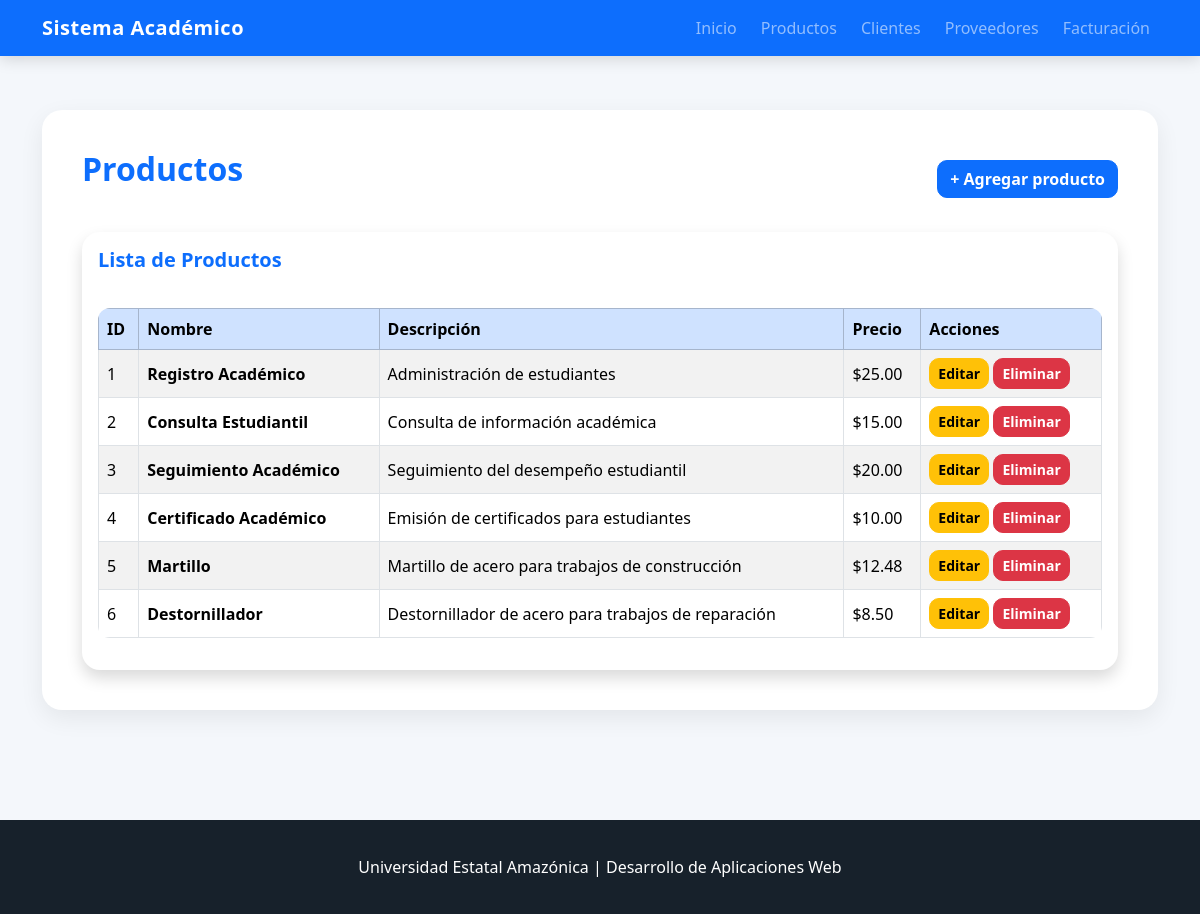
Before: /productos with the older database file.
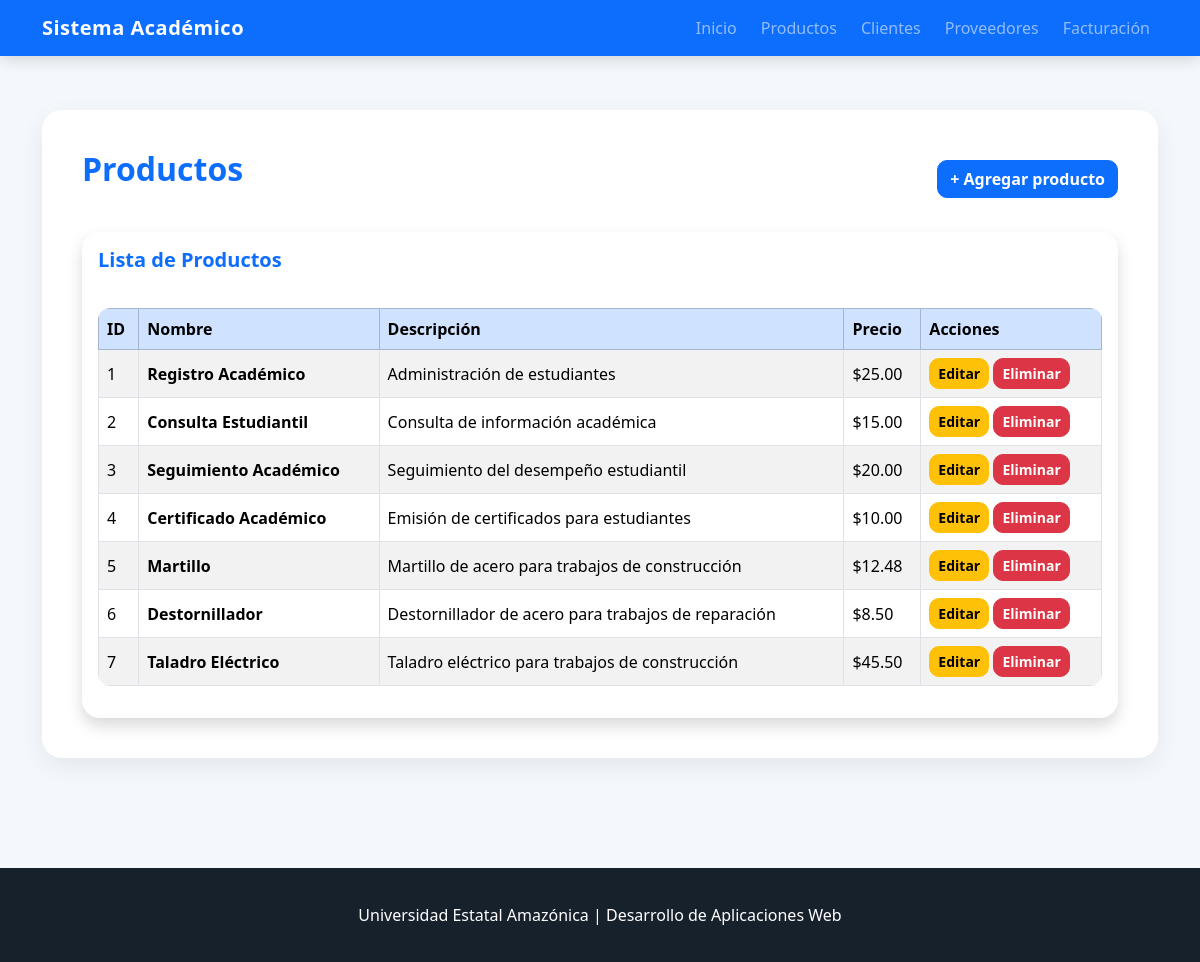
After: the same page with the newer database file.
### tables this page shows
CREATE TABLE productos (
            id INTEGER PRIMARY KEY AUTOINCREMENT,
            nombre TEXT NOT NULL,
            descripcion TEXT NOT NULL,
            precio REAL NOT NULL
        );

### app.py (the view)
@app.route("/productos")
def productos():
    productos = obtener_productos()
    return render_template(
        "productos.html",
        productos=productos
    )

### app.py (called while the page is built)
def conectar_bd():
    conn = sqlite3.connect(DATABASE)
    conn.row_factory = sqlite3.Row
    return conn

def obtener_productos():
    conn = conectar_bd()
    productos = conn.execute("""
        SELECT id, nombre, descripcion, precio
        FROM productos
        ORDER BY id
    """).fetchall()
    conn.close()
    return productos

### templates/productos.html (shortened to what this page needs)
{% extends "base.html" %}
{% block content %}
<section class="mt-4">
    <div class="d-flex justify-content-between align-items-center mb-4">
        <h2>Productos</h2>
        <a href="{{ url_for('agregar_producto') }}" class="btn btn-primary">
            + Agregar producto
        </a>
    </div>
    <div class="card shadow">
        <div class="card-body">
            <h5 class="card-title mb-3">
                Lista de Productos
            </h5>
            <div class="table-responsive">
                <table class="table table-bordered table-striped table-hover align-middle">
                    <thead class="table-primary">
                        <tr>
                            <th>ID</th>
                            <th>Nombre</th>
                            <th>Descripción</th>
                            <th>Precio</th>
                            <th>Acciones</th>
                        </tr>
                    </thead>
                    <tbody>
                        {% for producto in productos %}
                        <tr>
                            <td>
                                {{ producto.id }}
                            </td>
                            <td>
                                <strong>{{ producto.nombre }}</strong>
                            </td>
                            <td>
                                {{ producto.descripcion }}
                            </td>
                            <td>
                                ${{ "%.2f"|format(producto.precio) }}
                            </td>
                            <td>
                                <a
                                    href="{{ url_for('editar_producto', producto_id=producto.id) }}"
                                    class="btn btn-warning btn-sm">
                                    Editar
                                </a>
                                <a
                                    href="{{ url_for('eliminar_producto', producto_id=producto.id) }}"
                                    class="btn btn-danger btn-sm"
                                    onclick="return confirm('¿Está seguro de eliminar este producto?');">
                                    Eliminar
                                </a>
                            </td>
                        </tr>
                        {% endfor %}
                    </tbody>
                </table>
            </div>
        </div>
    </div>
</section>
{% endblock %}

### templates/base.html (shortened to what this page needs)
<!DOCTYPE html>
<html lang="es">
<head>
    <link
        href="https://cdn.jsdelivr.net/npm/bootstrap@5.3.3/dist/css/bootstrap.min.css"
        rel="stylesheet">
    <link
        rel="stylesheet"
        href="{{ url_for('static', filename='css/style.css') }}">
</head>
<body>
    {% include "components/navbar.html" %}
    <main class="container">
        {% block content %}
        {% endblock %}
    </main>
    {% include "components/footer.html" %}
</body>
</html>

### templates/components/navbar.html (shortened to what this page needs)
<nav class="navbar navbar-expand-lg navbar-dark bg-primary">
    <div class="container">
        <a class="navbar-brand" href="/">
            Sistema Académico
        </a>
        <div class="collapse navbar-collapse" id="menu">
            <ul class="navbar-nav ms-auto">
                <li class="nav-item">
                    <a class="nav-link" href="/">
                        Inicio
                    </a>
                </li>
                <li class="nav-item">
                    <a class="nav-link" href="/productos">
                        Productos
                    </a>
                </li>
                <li class="nav-item">
                    <a class="nav-link" href="/clientes">
                        Clientes
                    </a>
                </li>
                <li class="nav-item">
                    <a class="nav-link" href="/proveedores">
                        Proveedores
                    </a>
                </li>
                <li class="nav-item">
                    <a class="nav-link" href="/facturacion">
                        Facturación
                    </a>
                </li>
            </ul>
        </div>
    </div>
</nav>

### templates/components/footer.html
<footer>
    <p>
        Universidad Estatal Amazónica |
        Desarrollo de Aplicaciones Web
    </p>
</footer>

### static/css/style.css (style rules this page uses)
html { scroll-behavior: smooth; }
body { margin: 0; font-family: "Segoe UI", Arial, sans-serif; background: #f4f7fb; color: #263238; }
.navbar { box-shadow: 0 3px 15px rgba(0, 0, 0, 0.15); }
.navbar-brand { font-weight: 700; letter-spacing: 0.5px; }
.nav-link { font-weight: 500; margin-left: 8px; transition: 0.3s; }
main { padding-top: 30px; padding-bottom: 50px; }
section, article, aside { margin-top: 60px; padding: 40px; background: white; border-radius: 20px; box-shadow: 0 8px 25px rgba(0, 0, 0, 0.07); }
section h2, article h2, aside h2 { color: #0d6efd; font-weight: 700; margin-bottom: 20px; }
.card { border: none; border-radius: 18px; overflow: hidden; transition: 0.3s; }
.card-title { font-weight: 700; color: #0d6efd; }
.btn { border-radius: 10px; font-weight: 600; transition: 0.25s; }
.table { margin-top: 20px; border-radius: 12px; overflow: hidden; }
.table thead th { font-weight: 700; }
footer { margin-top: 60px; padding: 35px 20px; text-align: center; color: white; background: #17212b; }
footer p { margin: 0; }

Changed rows visible on the page:
added productos: id "7", nombre "Taladro Eléctrico", descripcion "Taladro eléctrico para trabajos de construcción", precio "45.50"
